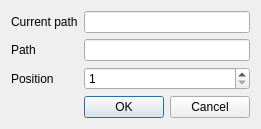
<?xml version="1.0" encoding="UTF-8"?>
<ui version="4.0">
 <class>SecurityAccountDialog</class>
 <widget class="QDialog" name="SecurityAccountDialog">
  <property name="geometry">
   <rect>
    <x>0</x>
    <y>0</y>
    <width>272</width>
    <height>151</height>
   </rect>
  </property>
  <property name="sizePolicy">
   <sizepolicy hsizetype="Preferred" vsizetype="Preferred">
    <horstretch>0</horstretch>
    <verstretch>0</verstretch>
   </sizepolicy>
  </property>
  <property name="windowTitle">
   <string>Dialog</string>
  </property>
  <property name="locale">
   <locale language="English" country="UnitedKingdom"/>
  </property>
  <layout class="QFormLayout" name="formLayout">
   <property name="sizeConstraint">
    <enum>QLayout::SetFixedSize</enum>
   </property>
   <item row="2" column="0">
    <widget class="QLabel" name="pathLabel">
     <property name="text">
      <string>Path</string>
     </property>
    </widget>
   </item>
   <item row="2" column="1">
    <widget class="QLineEdit" name="pathLineEdit"/>
   </item>
   <item row="3" column="0">
    <widget class="QLabel" name="positionLabel">
     <property name="text">
      <string>Position</string>
     </property>
    </widget>
   </item>
   <item row="4" column="1">
    <widget class="QDialogButtonBox" name="buttonBox">
     <property name="orientation">
      <enum>Qt::Horizontal</enum>
     </property>
     <property name="standardButtons">
      <set>QDialogButtonBox::Cancel|QDialogButtonBox::Ok</set>
     </property>
    </widget>
   </item>
   <item row="3" column="1">
    <widget class="QSpinBox" name="positionSpinBox">
     <property name="alignment">
      <set>Qt::AlignLeading|Qt::AlignLeft|Qt::AlignVCenter</set>
     </property>
     <property name="minimum">
      <number>1</number>
     </property>
    </widget>
   </item>
   <item row="1" column="0">
    <widget class="QLabel" name="currentPathLabel">
     <property name="text">
      <string>Current path</string>
     </property>
    </widget>
   </item>
   <item row="1" column="1">
    <widget class="QLineEdit" name="currentPathLineEdit"/>
   </item>
  </layout>
 </widget>
 <resources/>
 <connections>
  <connection>
   <sender>buttonBox</sender>
   <signal>accepted()</signal>
   <receiver>SecurityAccountDialog</receiver>
   <slot>accept()</slot>
   <hints>
    <hint type="sourcelabel">
     <x>248</x>
     <y>254</y>
    </hint>
    <hint type="destinationlabel">
     <x>157</x>
     <y>274</y>
    </hint>
   </hints>
  </connection>
  <connection>
   <sender>buttonBox</sender>
   <signal>rejected()</signal>
   <receiver>SecurityAccountDialog</receiver>
   <slot>reject()</slot>
   <hints>
    <hint type="sourcelabel">
     <x>316</x>
     <y>260</y>
    </hint>
    <hint type="destinationlabel">
     <x>286</x>
     <y>274</y>
    </hint>
   </hints>
  </connection>
 </connections>
</ui>
